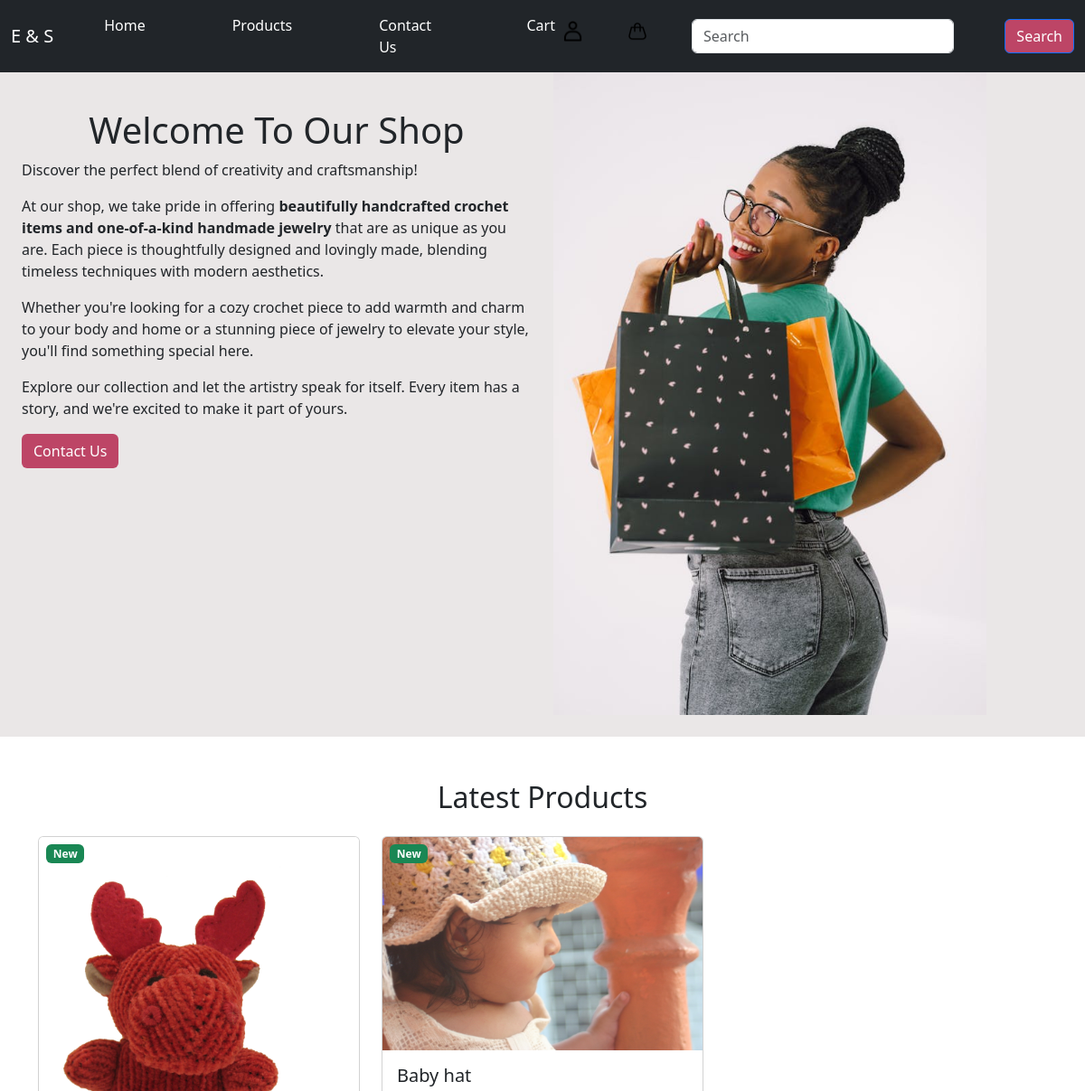
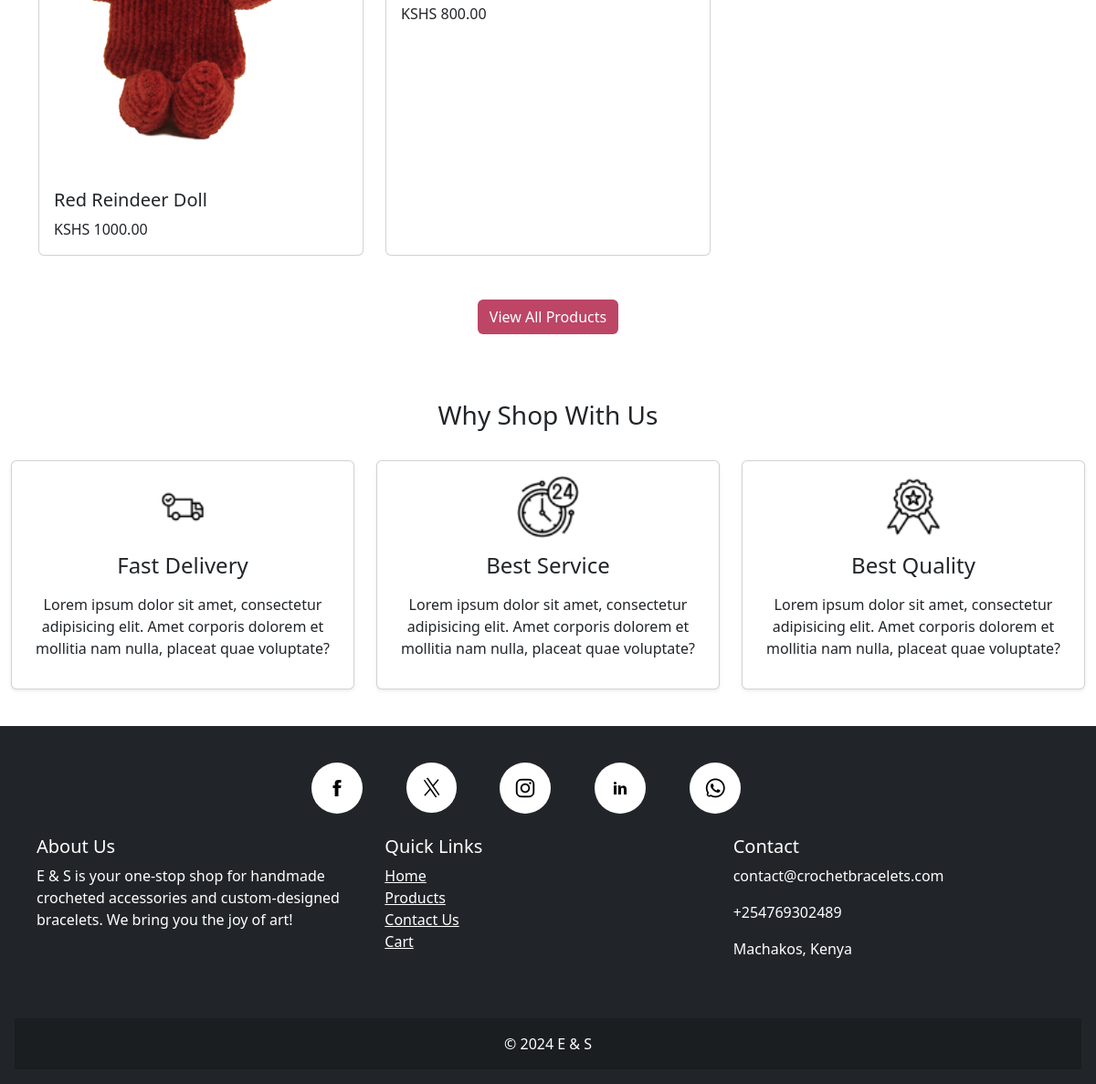
The page / on the database its author committed (2 pictures, top to bottom).
### my_app/models.py (models this page shows, shortened)
class Product(models.Model):
    name = models.CharField(max_length=30)
    description = models.TextField()
    price = models.DecimalField(max_digits=10, decimal_places=2)
    image = models.ImageField(upload_to='products/images/')
    category = models.ForeignKey(Category, related_name='products', on_delete=models.CASCADE)
    created_at = models.DateTimeField(auto_now_add=True)
    updated_at = models.DateTimeField(auto_now=True)
    is_new = models.BooleanField(default=False)
    class Meta:
        ordering = ['category']
        db_table = 'product'

### my_app/views.py (the view)
# urls.py: 2. Add a URL to urlpatterns:  path('', views.home, name='home')
def home(request):
    latest_products = Product.objects.order_by('-created_at')[:6]  # [:6] limits the query to fetch only the top 6 products
    return render(request, 'home.html', {'latest_products': latest_products})

### templates/home.html (shortened to what this page needs)
{% extends 'master.html' %}
{% load static %}
{% block content %}
    <div class="container-fluid p-4 mt-5" style="background-color: #eae7e7;">
        <div class="row">
            <div class="col-sm-6 justify-content-center">
                <h1>Welcome To Our Shop</h1>
                <p>Discover the perfect blend of creativity and craftsmanship!</p>
                <p>At our shop, we take pride in offering <b>beautifully handcrafted crochet items and one-of-a-kind
                    handmade jewelry</b> that are as unique as you are.
                    Each piece is thoughtfully designed and lovingly made, blending timeless techniques with modern
                    aesthetics.</p>
                <p>Whether you're looking for a cozy crochet piece to add warmth and charm to your body and home or a
                    stunning piece of jewelry to elevate your style, you'll find something special here.</p>
                <p>Explore our collection and let the artistry speak for itself. Every item has a story, and we're
                    excited to make it part of yours.</p>
                {% include 'button.html' with url='contact_us' label='Contact Us' btn_class='btn-primary' %}
            </div>
            <div class="col-sm-6">
                <img src="{% static 'images/shopping-img5.jpg' %}" alt="shopping image" style="width: 85%;">
            </div>
        </div>
    </div>
    <div class="container py-5">
        <h2 class="text-center mb-4">Latest Products</h2>
        <div class="row">
            {% for product in latest_products %}
                <div class="col-md-4 mb-4">
                    <div class="card h-100">
                        <div class="position-relative">
                            <img src="{{ product.image.url }}" class="card-img-top" alt="{{ product.name }}">
                            {% if product.is_new %}
                                <span class="badge bg-success position-absolute top-0 start-0 m-2">New</span>
                            {% endif %}
                        </div>
                        <div class="card-body">
                            <h5 class="card-title">{{ product.name }}</h5>
                            <p class="card-text">KSHS {{ product.price }}</p>
                        </div>
                    </div>
                </div>
            {% endfor %}
        </div>
        <div class="d-flex justify-content-center py-4">
            {% include 'button.html' with url='product_list' label='View All Products' btn_class='btn-primary' %}
        </div>
    </div>
    <h3 style="text-align: center">Why Shop With Us</h3>
    <div class="container-fluid py-4">
        <div class="row justify-content-between">
            <div class="col-sm-4 mb-3">
                <div class="card shadow-sm">
                    <div class="card-body text-center">
                        <img src="{% static 'images/delivery.png' %}" alt="delivery" class="icons">
                        <h4 class="my-3">Fast Delivery</h4>
                        <p>Lorem ipsum dolor sit amet, consectetur adipisicing elit. Amet corporis dolorem et mollitia
                            nam nulla, placeat quae voluptate?</p>
                    </div>
                </div>
            </div>
            <div class="col-sm-4 mb-3">
                <div class="card shadow-sm">
                    <div class="card-body text-center">
                        <img src="{% static 'images/service.png' %}" alt="service" class="icons">
                        <h4 class="my-3">Best Service</h4>
                        <p>Lorem ipsum dolor sit amet, consectetur adipisicing elit. Amet corporis dolorem et mollitia
                            nam nulla, placeat quae voluptate?</p>
                    </div>
                </div>
            </div>
            <div class="col-sm-4 mb-3">
                <div class="card shadow-sm">
                    <div class="card-body text-center">
                        <img src="{% static 'images/quality.png' %}" alt="quality" class="icons">
                        <h4 class="my-3">Best Quality</h4>
                        <p>Lorem ipsum dolor sit amet, consectetur adipisicing elit. Amet corporis dolorem et mollitia
                            nam nulla, placeat quae voluptate?</p>
                    </div>
                </div>
            </div>
        </div>
    </div>
{% endblock %}

### my_app/static/css/styles.css (style rules this page uses)
* { margin: 0; padding: 0; box-sizing: border-box; }
h1 { text-align: center; margin-top: 3rem; }
img { width: 100%; }
.icons { width: 20%; }

### rows shown on the page
Product: image (picture), is_new "New", name "Red Reindeer Doll", price "1000.00"
Product: image (picture), is_new "New", name "Baby hat", price "800.00"

### other values the page prints
{{ label }} "Contact Us View All Products"
